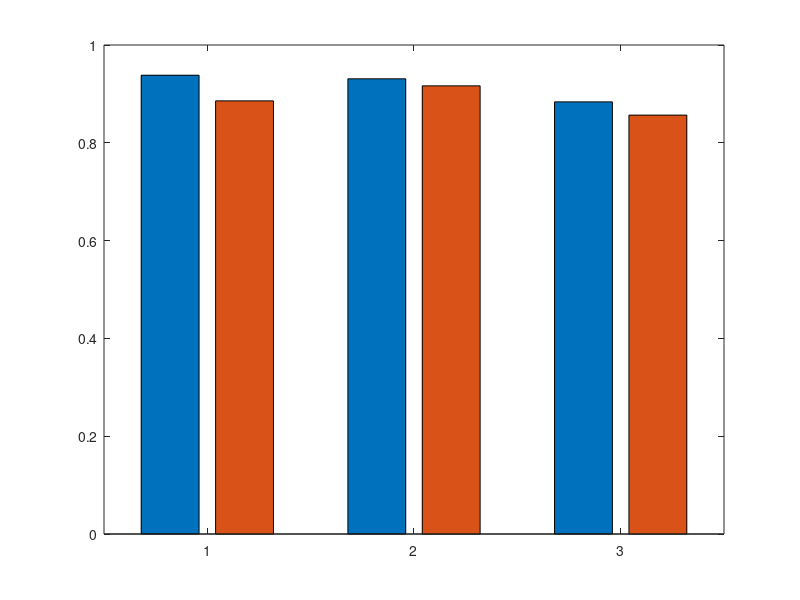

Reproduce this figure in MATLAB. (Note: this script raises an error after producing the figure.)
% ave_arr = [83.36, 97.96, 98.52;...
%            86.06, 97.89, 98.43;...
%            84.69, 98.35, 98.66];
% SD_arr = [5.95, 1.87, 1.52;...
%           6.62, 1.50, 2.47;...
%           3.65, 2.11, 1.87];
ave_arr = [93.82, 88.58;...
           93.09, 91.65;...
           88.37, 85.66];
SD_arr = [3.27, 2.20;...
          3.36, 0.71;...
          4.07, 3.48];
figure();
ave_arr = ave_arr .* 0.01;
SD_arr = SD_arr .* 0.01;
hBar = bar(ave_arr);
ctr=transpose(zeros(size(ave_arr)));
ydt=transpose(zeros(size(ave_arr)));
for k1 = 1:size(ave_arr,2)
    ctr(k1,1:size(ave_arr,1)) = bsxfun(@plus, hBar(k1).XData, hBar(k1).XOffset');
    ydt(k1,1:size(ave_arr,1)) = hBar(k1).YData;
end
ctr=transpose(ctr);
ydt=transpose(ydt);
hold on
errorbar(ctr, ydt, SD_arr,'.k','CapSize',5,'MarkerSize',6, 'LineWidth', 1.2);
set(gca, 'XTickLabel', {'KNN' 'SVM' 'LDA'});
legend('Condion 1', 'Condion 2');
xlabel('');
ylabel('\fontsize{18}\fontname{Times New Roman}Acurracy');
set(gca,'fontname','Times New Roman');
set(gca,'fontsize',12);
set(gca,'linewidth',1.5);
ylim([0, 1]);